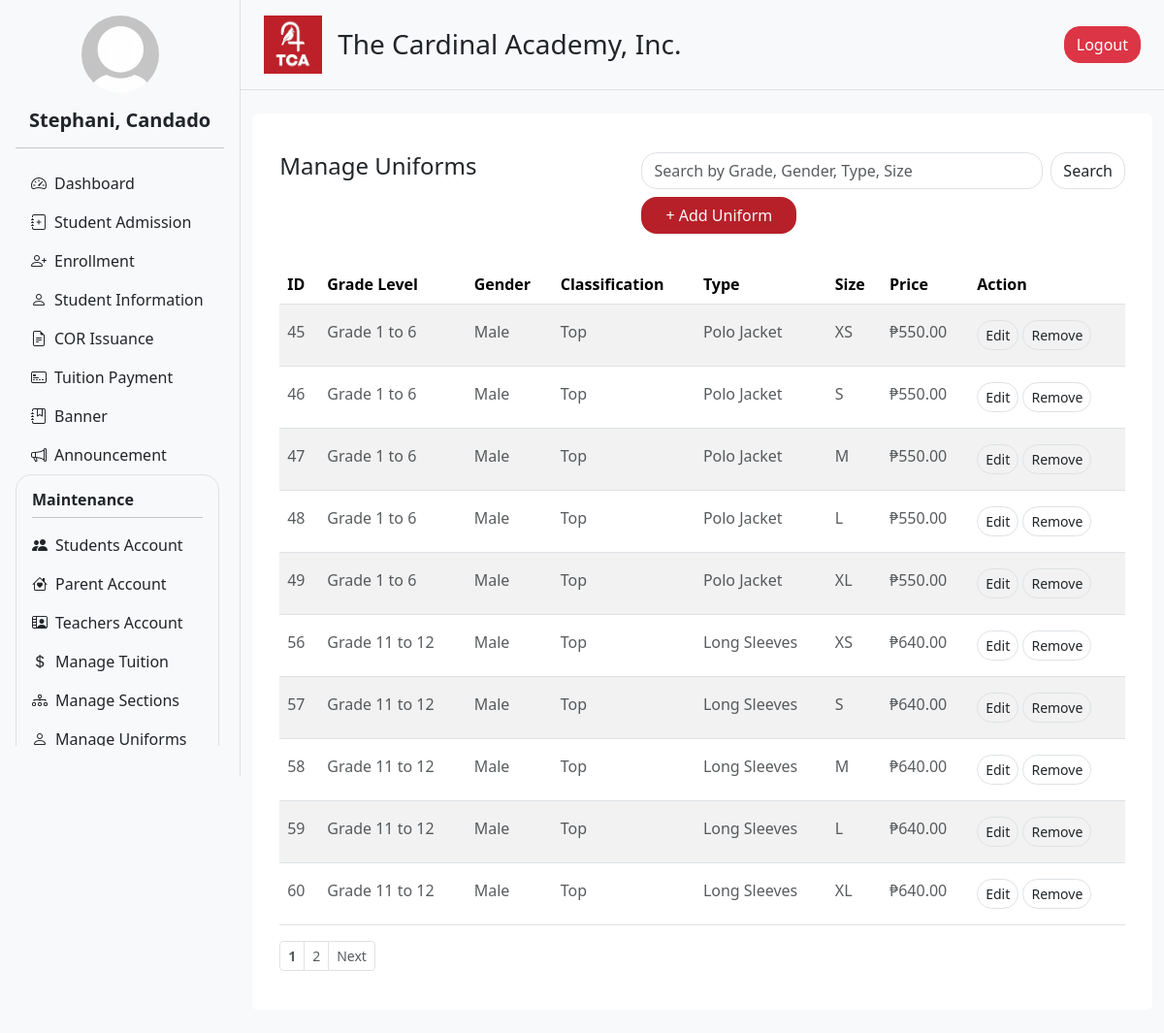
Screenshot of /admin/uniforms.php (signed in) with the database file from the repository.
### tables this page shows
CREATE TABLE `uniforms` (
  `id` int(11) NOT NULL,
  `grade_level` varchar(50) NOT NULL,
  `gender` enum('Male','Female','Unisex') NOT NULL,
  `classification` varchar(50) NOT NULL,
  `type` varchar(50) NOT NULL,
  `size` varchar(20) NOT NULL,
  `price` decimal(10,2) NOT NULL
);

### admin/user_info.php (called while the page is built, shortened)
<?php
include '../db_connection.php';
function getUserInfo() {
    global $conn;
    $user_id = $_SESSION['user_id'];
    $sql = "SELECT first_name, last_name, profile FROM users WHERE user_id = ?";
    $stmt = $conn->prepare($sql);
    $stmt->bind_param("i", $user_id);
    $stmt->execute();
    $result = $stmt->get_result();
    $user = $result->fetch_assoc();
    $full_name = htmlspecialchars($user['first_name'] . ', ' . $user['last_name']);
    $profile_image = !empty($user['profile'])
        ? '../static/uploads/' . htmlspecialchars($user['profile'])
        : '../static/uploads/default_profile.jpg';
    return [
        'full_name' => $full_name,
        'profile_image' => $profile_image
    ];
}
?>

### admin/uniforms.php (the view, shortened to what this page needs)
<?php include '../db_connection.php'; ?>
<?php
$limit = 10;
$page = isset($_GET['page']) && is_numeric($_GET['page']) ? (int) $_GET['page'] : 1;
$search = isset($_GET['search']) ? trim($_GET['search']) : '';
$offset = ($page - 1) * $limit;
$count_query = "SELECT COUNT(*) as total FROM uniforms
                WHERE grade_level LIKE '%$search%'
                   OR gender LIKE '%$search%'
                   OR classification LIKE '%$search%'
                   OR type LIKE '%$search%'
                   OR size LIKE '%$search%'";
$count_result = mysqli_query($conn, $count_query);
$total = mysqli_fetch_assoc($count_result)['total'];
$total_pages = ceil($total / $limit);
$query = "SELECT * FROM uniforms
          WHERE grade_level LIKE '%$search%'
             OR gender LIKE '%$search%'
             OR classification LIKE '%$search%'
             OR type LIKE '%$search%'
             OR size LIKE '%$search%'
          ORDER BY grade_level ASC, gender ASC
          LIMIT $limit OFFSET $offset";
$result = mysqli_query($conn, $query);
?>
<!DOCTYPE html>
<html lang="en">
<head>
  <?php include 'header.php'; ?>
</head>
<body>
<div class="d-flex flex-row bg-light">
  <?php include 'navigation.php'; ?>
  <div class="content flex-grow-1">
    <?php include 'nav_top.php'; ?>
    <div class="container my-4">
      <div class="row g-4">
        <div class="col-12">
          <div class="rounded p-3 bg-white">
            <div class="container my-4">
              <div class="row mb-3">
                <div class="col-12 col-md-5">
                  <h4>Manage Uniforms</h4>
                </div>
                <div class="col-12 col-md-7 d-flex justify-content-between align-items-center flex-wrap gap-2">
                  <form method="GET" action="" class="flex-grow-1">
                    <div class="input-group">
                        <input
                        class="form-control rounded rounded-4"
                        type="text"
                        name="search"
                        value="<?= htmlspecialchars($search ?? '') ?>"
                        placeholder="Search by Grade, Gender, Type, Size"
                        >
                        <button class="btn border ms-2 rounded rounded-4" type="submit">Search</button>
                    </div>
                  </form>
                  <a href="create_uniform.php?nav_drop=true" class="btn bg-main text-light rounded rounded-4 px-4">
                    + Add Uniform
                  </a>
                </div>
                <div class="col-12 pt-3">
                </div>
              </div>
              <div class="table-responsive">
                <table class="table table-striped" style="cursor: pointer">
                  <thead>
                    <tr>
                      <th>ID</th>
                      <th>Grade Level</th>
                      <th>Gender</th>
                      <th>Classification</th>
                      <th>Type</th>
                      <th>Size</th>
                      <th>Price</th>
                      <th>Action</th>
                    </tr>
                  </thead>
                  <tbody>
                    <?php if (mysqli_num_rows($result) > 0): ?>
                      <?php while ($row = mysqli_fetch_assoc($result)): ?>
                        <tr>
                          <td class="text-muted py-3"><?= htmlspecialchars($row['id']) ?></td>
                          <td class="text-muted py-3"><?= htmlspecialchars($row['grade_level']) ?></td>
                          <td class="text-muted py-3"><?= htmlspecialchars($row['gender']) ?></td>
                          <td class="text-muted py-3"><?= htmlspecialchars($row['classification']) ?></td>
                          <td class="text-muted py-3"><?= htmlspecialchars($row['type']) ?></td>
                          <td class="text-muted py-3"><?= htmlspecialchars($row['size']) ?></td>
                          <td class="text-muted py-3">₱<?= number_format($row['price'], 2) ?></td>
                          <td class="py-3">
                            <a href="update_uniform.php?id=<?= $row['id'] ?>" class="btn border rounded rounded-4 btn-sm">Edit</a>
                            <a href="delete_uniform.php?id=<?= $row['id'] ?>"
                              class="btn border rounded rounded-4 btn-sm"
                              onclick="return confirm('Are you sure you want to delete this uniform?');">
                              Remove
                            </a>
                          </td>
                        </tr>
                      <?php endwhile; ?>
                    <?php endif; ?>
                  </tbody>
                </table>
              </div>
              <?php if ($total_pages > 1): ?>
              <nav aria-label="Page navigation">
                <ul class="pagination justify-content-start pagination-sm">
                  <?php
                    $max_links = 5;
                    $start = max(1, $page - floor($max_links / 2));
                    $end = min($total_pages, $start + $max_links - 1);
                    if ($end - $start < $max_links - 1) {
                        $start = max(1, $end - $max_links + 1);
                    }
                  ?>
                  <?php for ($i = $start; $i <= $end; $i++): ?>
                  <li class="page-item">
                    <a class="page-link text-muted <?= $i == $page ? 'fw-bold' : '' ?>" href="?search=<?= urlencode($search) ?>&page=<?= $i ?>&nav_drop=true"><?= $i ?></a>
                  </li>
                  <?php endfor; ?>
                  <?php if ($page < $total_pages): ?>
                  <li class="page-item">
                    <a class="page-link text-muted" href="?search=<?= urlencode($search) ?>&page=<?= $page + 1 ?>&nav_drop=true">Next</a>
                  </li>
                  <?php endif; ?>
                </ul>
              </nav>
              <?php endif; ?>
            </div>
          </div>
        </div>
      </div>
    </div>
  </div>
</div>
</body>
</html>

### static/css/styles.css (style rules this page uses)
.content { width: 80%; }

### static/css/landing.css (style rules this page uses)
.bg-main { background-color: #b72029; }
body { margin: 0; padding: 0; height: 100%; }

### rows the page displays
uniforms: id "45", grade_level "Grade 1 to 6", gender "Male", classification "Top", type "Polo Jacket", size "XS", price "550.00"
uniforms: id "46", grade_level "Grade 1 to 6", gender "Male", classification "Top", type "Polo Jacket", size "S", price "550.00"
uniforms: id "47", grade_level "Grade 1 to 6", gender "Male", classification "Top", type "Polo Jacket", size "M", price "550.00"
uniforms: id "48", grade_level "Grade 1 to 6", gender "Male", classification "Top", type "Polo Jacket", size "L", price "550.00"
uniforms: id "49", grade_level "Grade 1 to 6", gender "Male", classification "Top", type "Polo Jacket", size "XL", price "550.00"
uniforms: id "56", grade_level "Grade 11 to 12", gender "Male", classification "Top", type "Long Sleeves", size "XS", price "640.00"
uniforms: id "57", grade_level "Grade 11 to 12", gender "Male", classification "Top", type "Long Sleeves", size "S", price "640.00"
uniforms: id "58", grade_level "Grade 11 to 12", gender "Male", classification "Top", type "Long Sleeves", size "M", price "640.00"
uniforms: id "59", grade_level "Grade 11 to 12", gender "Male", classification "Top", type "Long Sleeves", size "L", price "640.00"
uniforms: id "60", grade_level "Grade 11 to 12", gender "Male", classification "Top", type "Long Sleeves", size "XL", price "640.00"

### other values shown
$full_name "Stephani, Candado"
